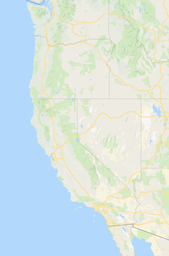
#> input picture irl_imitation/Feature Maps/maps/map_west_1.png, 169 x 256 px, shrunk from 360 x 545 before the run
$ python make_maps.py
#> lines starting #> are read from the running program, lines starting #| are printed output that depends on the picture; after the words box and inside, x2 and y2 are one past the last pixel; in counts of white or black regions, pixels touching at a corner belong together
#> in make_maps, west is the input picture: shape (256, 169, 3); mean B, G, R 226.3, 228, 212.7
"""
Program to generate feature maps of distance from coastline,
distance from city, and distance from forested areas.
"""
import cv2
import numpy as np

def find_land(image):
    """
    Makes binary image indicating where is land and where isn't.
    """
    rows = np.shape(image)[0]
#> rows = 256
    cols = np.shape(image)[1]
#> cols = 169
    sea_color = image[0][0]
#> sea_color = [251, 217, 178]
    is_land = np.zeros(np.shape(image)[0:2])

    for row in range(0, rows):
        for col in range(0, cols):
            is_land[row][col] = not np.array_equal(sea_color, image[row][col])
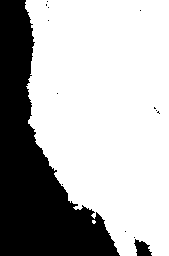
#> is_land: shape (256, 169) float64; values 0 (black) and 1 (white), 69% white; 14 black regions (12 under 20 px), largest, box (x1, y1, x2, y2) and area: (0, 0, 120, 256) 13189, (134, 239, 152, 256) 194

    return is_land

def find_coastline(image):
    """
    Makes binary image indicating where the coastline is.
    """
    rows = np.shape(image)[0]
#> rows = 256
    cols = np.shape(image)[1]
#> cols = 169
    sea_color = image[0][0]
#> sea_color = [251, 217, 178]
    is_coast = np.zeros(np.shape(image)[0:2])

    for row in range(0, rows):
        coast_found = False
        for col in range(0, cols):
            if not np.array_equal(sea_color, image[row][col]) and not coast_found:
                is_coast[row][col] = 1
                coast_found = True
#> is_coast: shape (256, 169) float64; values 0 (black) and 1 (white), 0.59% white in thin lines or dots, all inside (x1, y1, x2, y2) = (25, 0, 121, 256)

    return is_coast

def find_forest(image):
    """
    Makes binary image indicating where forest/mountain areas are.
    """
    rows = np.shape(image)[0]
#> rows = 256
    cols = np.shape(image)[1]
#> cols = 169
    forest_color = [207, 230, 193]
    is_forest = np.zeros(np.shape(image)[0:2])

    for row in range(0, rows):
        for col in range(0, cols):
            is_forest[row][col] = np.allclose(forest_color, image[row][col], rtol=0.1, atol=0.5)
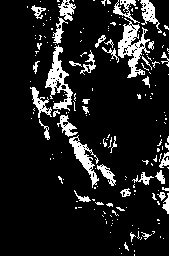
#> is_forest: shape (256, 169) float64; values 0 (black) and 1 (white), 12.2% white; 188 white regions (152 under 20 px), largest, box (x1, y1, x2, y2) and area: (118, 18, 150, 78) 783, (45, 45, 73, 111) 678, (69, 135, 99, 188) 467

    kernel = np.ones((3, 3))
    is_forest = cv2.morphologyEx(is_forest, cv2.MORPH_OPEN, kernel)
#> is_forest: shape (256, 169) float64; values 0 (black) and 1 (white), 7.3% white; 60 white regions (29 under 20 px), largest, box (x1, y1, x2, y2) and area: (118, 26, 142, 78) 557, (46, 47, 68, 95) 413, (69, 138, 93, 174) 296
    is_forest = cv2.morphologyEx(is_forest, cv2.MORPH_CLOSE, kernel)
#> is_forest: shape (256, 169) float64; values 0 (black) and 1 (white), 7.9% white; 46 white regions (18 under 20 px), largest, box (x1, y1, x2, y2) and area: (113, 25, 146, 78) 695, (46, 47, 68, 95) 466, (63, 123, 93, 174) 405

    return is_forest

def find_nearest_white(img, target):
    """
    Function to find distance to nearest white pixel.
    """
    nonzero = cv2.findNonZero(img)
    distances = np.sqrt((nonzero[:, :, 0] - target[0]) ** 2 + (nonzero[:, :, 1] - target[1]) ** 2)

    return np.ndarray.min(distances)

def find_distances(image):
    """
    Finds how "far" a point is from a white pixel.
    """
    rows = np.shape(image)[0]
#> rows = 256
    cols = np.shape(image)[1]
#> cols = 169
    distances = np.zeros(np.shape(image)[0:2])

    for row in range(0, rows):
        for col in range(0, cols):
            if image[row][col] == 0.0:
                distances[row][col] = find_nearest_white(image, (col, row))

    return distances / np.ndarray.max(distances)

def make_maps():
    """
    Create each binary image and feature map.
    """
    west = cv2.imread('maps/map_west_1.png')

    # These three groups of code create and show the binary images for each feature
    land = find_land(west)
    cv2.imshow('land', land)
    cv2.waitKey(0)

    coastline = find_coastline(west)
    cv2.imshow('coast', coastline)
    cv2.waitKey(0)

    forest = find_forest(west)
    cv2.imshow('forest', forest)
    cv2.waitKey(0)

    # These three groups will show the heatmaps made from the binary images

    l_dists = find_distances(land)
    l_map = cv2.applyColorMap(np.uint8(255 * l_dists), cv2.COLORMAP_JET)
    cv2.imshow('land heatmap', l_map)
    cv2.waitKey(0)

    c_dists = find_distances(coastline)
#> after the loop in find_distances (call 2), `for row in range(0, rows):`:
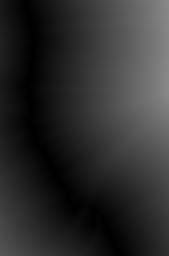
#> distances: shape (256, 169) float64; min 0, max 137.1, mean 46.2
#> in find_distances (call 2), `return distances / np.ndarray.max(distances)`:
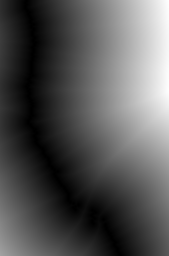
#> returned value: shape (256, 169) float64; min 0, max 1, mean 0.337
    c_map = cv2.applyColorMap(np.uint8(255 * c_dists), cv2.COLORMAP_JET)
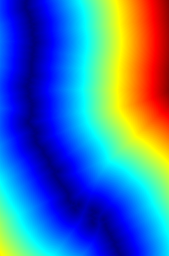
#> c_map: shape (256, 169, 3); mean B, G, R 173.1, 114.3, 63.6
    cv2.imshow('coasr heatmap', c_map)
    cv2.waitKey(0)

    f_dists = find_distances(forest)
#> after the loop in find_distances (call 3), `for row in range(0, rows):`:
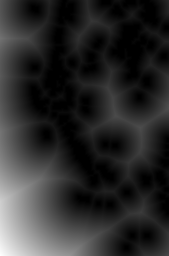
#> distances: shape (256, 169) float64; min 0, max 96.61, mean 16.9; drawn with min black and max white
    f_map = cv2.applyColorMap(np.uint8(255 * f_dists), cv2.COLORMAP_JET)
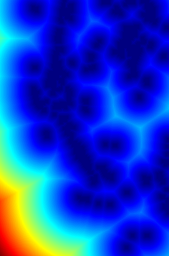
#> f_map: shape (256, 169, 3); mean B, G, R 194.1, 57.8, 20.4
    cv2.imshow('forest heatmap', f_map)
    cv2.waitKey(0)

    # These three will save the maps to a file

    cv2.imwrite('maps/land_heatmap.png', l_map)

    cv2.imwrite('maps/coast_heatmap.png', c_map)

    cv2.imwrite('maps/forest_heatmap.png', f_map)


if __name__ == '__main__':
    make_maps()
